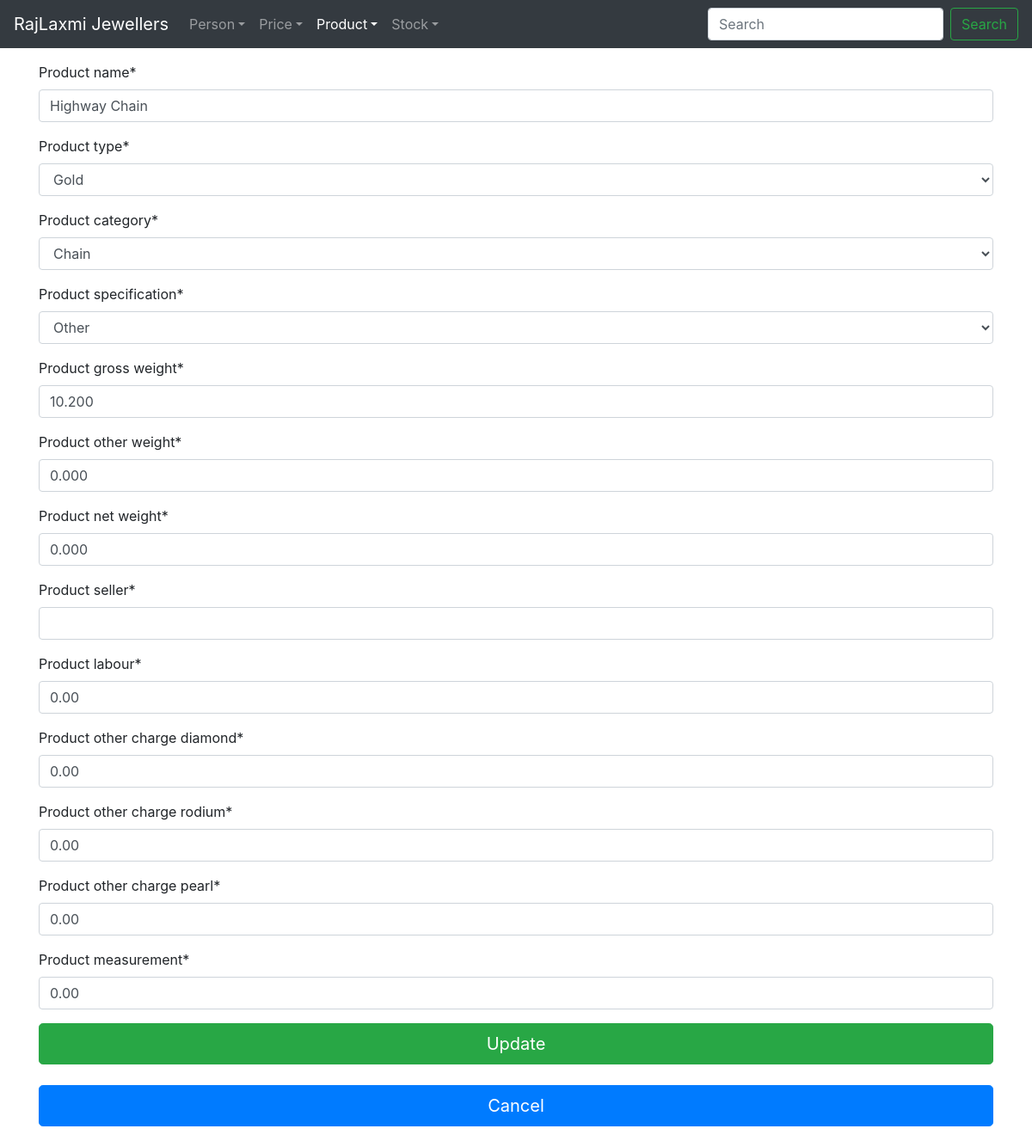
Page /product/update/11/ on the committed database.
### product/models.py (models this page shows, shortened)
class Product(models.Model):
	p_type = [("G", "Gold"), ("S", "Silver"), ("O", "Other")]
	p_specification = [("F", "FeMale"), ("M", "Male"), ("O", "Other"), ]
	p_name = RegexValidator(regex="^([A-Za-z0-9\-\ ]+)$",
							message="Only Letters, Numbers and Hyphen(-) Allowed")
	product_name = models.CharField(max_length=50, unique=True,
									validators=[p_name,
									MinLengthValidator(limit_value=3),
									MaxLengthValidator(limit_value=50), ])
	product_type = models.CharField(max_length=1, choices=p_type)
	product_category = models.ForeignKey(ProductCategory,
										 on_delete=models.PROTECT)
	product_specification = models.CharField(max_length=1, choices=p_specification, )
	product_gross_weight = models.DecimalField(max_digits=21, decimal_places=3, )
	product_other_weight = models.DecimalField(max_digits=21, decimal_places=3, )
	product_net_weight = models.DecimalField(max_digits=21, decimal_places=3, )
	product_seller = models.CharField(max_length=50,
										validators=[p_name,
										MinLengthValidator(limit_value=3),
										MaxLengthValidator(limit_value=50), ])
	product_labour = models.DecimalField(max_digits=21, decimal_places=2, )
	product_other_charge_diamond = models.DecimalField(max_digits=21, decimal_places=2, )
	product_other_charge_rodium = models.DecimalField(max_digits=21, decimal_places=2, )
	product_other_charge_pearl = models.DecimalField(max_digits=21, decimal_places=2, )
	product_measurement = models.DecimalField(max_digits=21, decimal_places=2, )
	date_added = models.DateTimeField(auto_now_add=True)

class ProductCategory(models.Model):
	p_category = RegexValidator(regex="^([A-Za-z0-9\-\ ]+)$",
								message="Only Letters, Numbers and Hyphen(-) Allowed")
	product_category = models.CharField(max_length=50, unique=True,
										validators=[p_category,
													MinLengthValidator(limit_value=3),
													MaxLengthValidator(limit_value=50), ])
	date_added = models.DateTimeField(auto_now_add=True)
	def __str__(self):
		return f"{self.product_category}"

### product/views.py (the view)
# urls.py: path("update/<int:pk>/", UpdateProductView.as_view(), name="product-update"),
class UpdateProductView(UpdateView):
	model = Product
	fields = ["product_name",
				"product_type",
				"product_category",
				"product_specification",
				"product_gross_weight",
				"product_other_weight",
				"product_net_weight",
				"product_seller",
				"product_labour",
				"product_other_charge_diamond",
				"product_other_charge_rodium",
				"product_other_charge_pearl",
				"product_measurement", ]

### product/templates/product/product_form.html (shortened to what this page needs)
{% extends "base.html" %}
{% load crispy_forms_tags %}
{% block content %}
	<form method="POST">
		{{ form|crispy }}
		{% if path == product_create %}
			<input class="btn btn-success btn-lg btn-block" type="submit" value="Create" />
		{% elif path == product_update %}
			<input class="btn btn-success btn-lg btn-block" type="submit" value="Update" />
		{% endif %}
	</form>
	<br />
	{% if path == product_create %}
		<a class="btn btn-primary btn-lg btn-block" href="{% url 'product-list' %}">Cancel</a>
	{% elif path == product_update %}
		<a class="btn btn-primary btn-lg btn-block" href="{% url 'product-detail' object.id %}">Cancel</a>
	{% endif %}
	<br />
{% endblock content %}

### rows in the picture
Product: product_name "Highway Chain", product_type "Gold", product_specification "Other", product_gross_weight "10.200", product_other_weight "0.000", product_net_weight "0.000", product_labour "0.00", product_other_charge_diamond "0.00", product_other_charge_rodium "0.00", product_other_charge_pearl "0.00", product_measurement "0.00"
ProductCategory: product_category "Chain"
